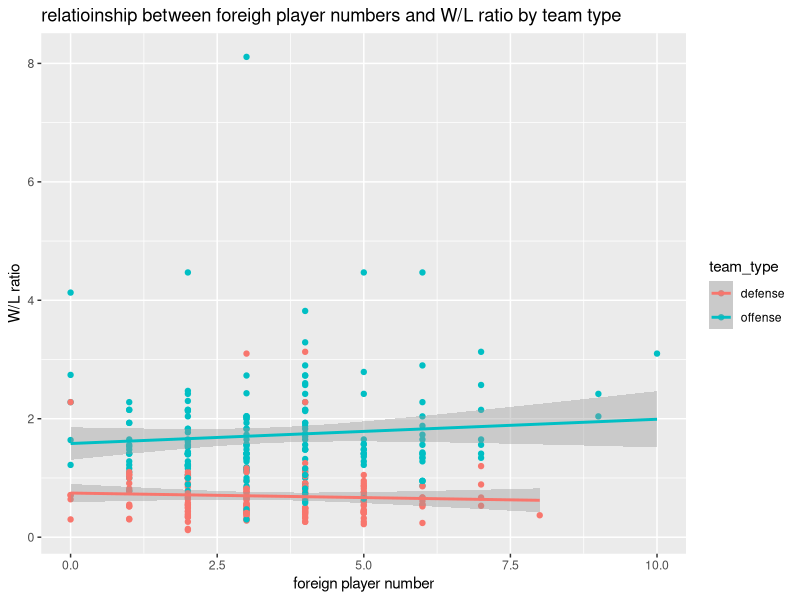

This chart was generated by the following R code:
## ---- chunk 1
library(readr)
library(ggplot2)
library(dplyr)

library(readr)
NBAdata <- read_csv("NBAdata.csv")

## ---- chunk 2
#Data is on foreign player numbers and it's influence on W/L ratio for NBA teams.
#Data is collected from https://pr.nba.com/ and https://www.basketball-reference.com/. 
## ---- chunk 3

NBAdata %>% 
  group_by(Team) %>% 
  mutate(of_de=`Rel ORtg`-`Rel DRtg`) %>% 
  mutate(team_type=if_else(of_de>0,"offense","defense")) %>% 
  ggplot(aes(x=`# Foreign Players`,y=`W/L Ratio`,color=team_type))+
  geom_point()+
  geom_smooth(method=lm)+
  labs(title="relatioinship between foreigh player numbers and W/L ratio by team type",
       x="foreign player number",
       y="W/L ratio")
